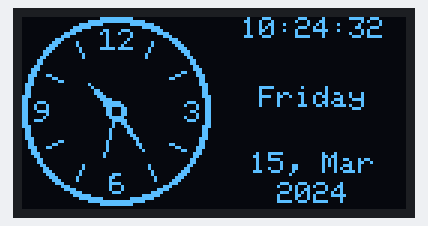
A sketch run on a simulated Arduino Uno, built with avr-gcc and run on an emulated ATmega328P. On the bench: 128×64 one-colour display. The display library's start-up logo is not drawn; the local clock reads 2024-03-15 10:24:30 at power-on unless the sketch sets it.

Above: at 2.1 s.
At 6.1 s:
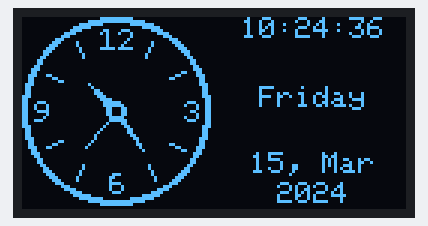
At 11.1 s:
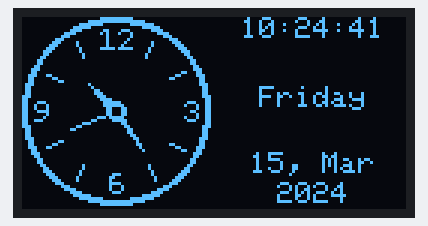
At 20.1 s:
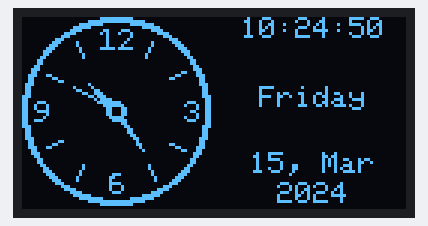
At 29.1 s:
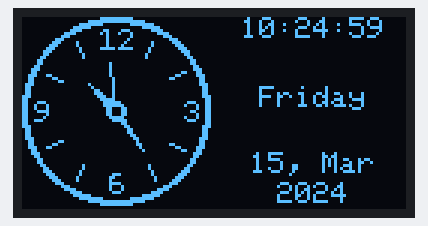
At 38.1 s:
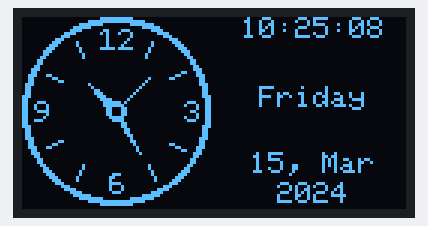

Measured:
- what the display in image 0 shows lasts 1.0 s, from 2.1 s to 3.1 s

The sketch:

OLED_Digital_And_Analog_Clock_And_Date.ino
```cpp
//>>>>>>>>>>>>>>>>>>>>>>>>>>>>>>>>>>>>>>>>>>>>>>>>>>>>>>>>>>>>>>>>>>>>>>>>>>>>>>>>>>>>>>>>> OLED Analog and Digital Clock and Date

//----------------------------------------Include Library
#include "RTClib.h"
#include <Adafruit_GFX.h>
#include <Adafruit_SSD1306.h>
//----------------------------------------

//----------------------------------------Initialize RTC_DS1307Initialize RTC_DS1307
RTC_DS1307 rtc;
//----------------------------------------

//----------------------------------------OLED size configuration in Pixels
#define SCREEN_WIDTH 128 //--> OLED display width, in pixels
#define SCREEN_HEIGHT 64 //--> OLED display height, in pixels
//----------------------------------------

//----------------------------------------Declaration for an SSD1306 display connected to I2C (SDA, SCL pins)
#define OLED_RESET     -1 // Reset pin # (or -1 if sharing Arduino reset pin)
Adafruit_SSD1306 display(SCREEN_WIDTH, SCREEN_HEIGHT, &Wire, OLED_RESET);
//----------------------------------------

//----------------------------------------Variables for Time and Date
byte _day, _month, _hour24, _hour12, _minute, _second, _dtw;
int _year;
byte hr24;
char st[2];
char _nameoftheDay[9];
char _monthsName[3];

const char daysOfTheWeek_0[] PROGMEM = "Sunday";
const char daysOfTheWeek_1[] PROGMEM = "Monday";
const char daysOfTheWeek_2[] PROGMEM = "Tuesday";
const char daysOfTheWeek_3[] PROGMEM = "Wednesday";
const char daysOfTheWeek_4[] PROGMEM = "Thursday";
const char daysOfTheWeek_5[] PROGMEM = "Friday";
const char daysOfTheWeek_6[] PROGMEM = "Saturday";

const char* const daysOfTheWeek_table[] PROGMEM = {daysOfTheWeek_0, daysOfTheWeek_1, daysOfTheWeek_2, daysOfTheWeek_3, daysOfTheWeek_4, daysOfTheWeek_5, daysOfTheWeek_6};

const char months_name_0[] PROGMEM = "Jan";
const char months_name_1[] PROGMEM = "Feb";
const char months_name_2[] PROGMEM = "Mar";
const char months_name_3[] PROGMEM = "Apr";
const char months_name_4[] PROGMEM = "May";
const char months_name_5[] PROGMEM = "Jun";
const char months_name_6[] PROGMEM = "Jul";
const char months_name_7[] PROGMEM = "Aug";
const char months_name_8[] PROGMEM = "Sep";
const char months_name_9[] PROGMEM = "Oct";
const char months_name_10[] PROGMEM = "Nov";
const char months_name_11[] PROGMEM = "Dec";

const char* const months_name_table[] PROGMEM = {months_name_0, months_name_1, months_name_2, months_name_3,
                                                 months_name_4, months_name_5, months_name_6, months_name_7,
                                                 months_name_8, months_name_9, months_name_10, months_name_11,};
//----------------------------------------

//----------------------------------------Variables for the x and y axis midpoint values of the Analog Clock
byte clockCenterX=31;
byte clockCenterY=31;
//----------------------------------------

//----------------------------------------Variable for Analog Clock Frames
// 'Clock', 63x63px
const unsigned char Clock_Frame [] PROGMEM = {
  0x00, 0x00, 0x00, 0x3f, 0xf8, 0x00, 0x00, 0x00, 0x00, 0x00, 0x03, 0xff, 0xff, 0x80, 0x00, 0x00,
  0x00, 0x00, 0x1f, 0xe0, 0x0f, 0xf0, 0x00, 0x00, 0x00, 0x00, 0x7e, 0x00, 0x00, 0xfc, 0x00, 0x00,
  0x00, 0x00, 0xf0, 0x18, 0x70, 0x1e, 0x00, 0x00, 0x00, 0x03, 0xc0, 0x28, 0x88, 0x07, 0x80, 0x00,
  0x00, 0x07, 0x00, 0x08, 0x08, 0x01, 0xc0, 0x00, 0x00, 0x1c, 0x00, 0x08, 0x10, 0x00, 0x70, 0x00,
  0x00, 0x38, 0x20, 0x08, 0x20, 0x10, 0x38, 0x00, 0x00, 0x70, 0x20, 0x08, 0x40, 0x10, 0x1c, 0x00,
  0x00, 0xe0, 0x10, 0x3e, 0xf8, 0x20, 0x0e, 0x00, 0x01, 0xc0, 0x10, 0x00, 0x00, 0x20, 0x07, 0x00,
  0x01, 0x80, 0x08, 0x00, 0x00, 0x40, 0x03, 0x00, 0x03, 0x00, 0x08, 0x00, 0x00, 0x40, 0x01, 0x80,
  0x06, 0x00, 0x00, 0x00, 0x00, 0x00, 0x00, 0xc0, 0x06, 0x00, 0x00, 0x00, 0x00, 0x00, 0x00, 0xc0,
  0x0c, 0x00, 0x00, 0x00, 0x00, 0x00, 0x00, 0x60, 0x1c, 0x00, 0x00, 0x00, 0x00, 0x00, 0x00, 0x70,
  0x18, 0x00, 0x00, 0x00, 0x00, 0x00, 0x06, 0x30, 0x38, 0xc0, 0x00, 0x00, 0x00, 0x00, 0x18, 0x38,
  0x30, 0x30, 0x00, 0x00, 0x00, 0x00, 0x60, 0x18, 0x30, 0x0c, 0x00, 0x00, 0x00, 0x00, 0x00, 0x18,
  0x70, 0x00, 0x00, 0x00, 0x00, 0x00, 0x00, 0x1c, 0x60, 0x00, 0x00, 0x00, 0x00, 0x00, 0x00, 0x0c,
  0x60, 0x00, 0x00, 0x00, 0x00, 0x00, 0x00, 0x0c, 0x60, 0x00, 0x00, 0x00, 0x00, 0x00, 0x00, 0x0c,
  0xe0, 0x00, 0x00, 0x00, 0x00, 0x00, 0x00, 0x0e, 0xc0, 0x00, 0x00, 0x00, 0x00, 0x00, 0x00, 0x06,
  0xc7, 0x00, 0x00, 0x03, 0x80, 0x00, 0x01, 0xc6, 0xc8, 0x80, 0x00, 0x07, 0xc0, 0x00, 0x02, 0x26,
  0xc8, 0x80, 0x00, 0x0c, 0x60, 0x00, 0x00, 0x26, 0xc7, 0x80, 0x00, 0x0c, 0x60, 0x00, 0x00, 0xc6,
  0xc0, 0x80, 0x00, 0x0c, 0x60, 0x00, 0x00, 0x26, 0xc1, 0x00, 0x00, 0x07, 0xc0, 0x00, 0x02, 0x26,
  0xce, 0x00, 0x00, 0x03, 0x80, 0x00, 0x01, 0xc6, 0xc0, 0x00, 0x00, 0x00, 0x00, 0x00, 0x00, 0x06,
  0xe0, 0x00, 0x00, 0x00, 0x00, 0x00, 0x00, 0x0e, 0x60, 0x00, 0x00, 0x00, 0x00, 0x00, 0x00, 0x0c,
  0x60, 0x00, 0x00, 0x00, 0x00, 0x00, 0x00, 0x0c, 0x60, 0x00, 0x00, 0x00, 0x00, 0x00, 0x00, 0x0c,
  0x70, 0x00, 0x00, 0x00, 0x00, 0x00, 0x00, 0x1c, 0x30, 0x0c, 0x00, 0x00, 0x00, 0x00, 0x00, 0x18,
  0x30, 0x30, 0x00, 0x00, 0x00, 0x00, 0x60, 0x18, 0x38, 0xc0, 0x00, 0x00, 0x00, 0x00, 0x18, 0x38,
  0x18, 0x00, 0x00, 0x00, 0x00, 0x00, 0x06, 0x30, 0x1c, 0x00, 0x00, 0x00, 0x00, 0x00, 0x00, 0x70,
  0x0c, 0x00, 0x00, 0x00, 0x00, 0x00, 0x00, 0x60, 0x06, 0x00, 0x00, 0x00, 0x00, 0x00, 0x00, 0xc0,
  0x06, 0x00, 0x00, 0x00, 0x00, 0x00, 0x00, 0xc0, 0x03, 0x00, 0x08, 0x00, 0x00, 0x20, 0x01, 0x80,
  0x01, 0x80, 0x08, 0x00, 0x00, 0x20, 0x03, 0x00, 0x01, 0xc0, 0x10, 0x00, 0x00, 0x10, 0x07, 0x00,
  0x00, 0xe0, 0x10, 0x03, 0x80, 0x10, 0x0e, 0x00, 0x00, 0x70, 0x20, 0x06, 0x00, 0x08, 0x1c, 0x00,
  0x00, 0x38, 0x20, 0x04, 0x00, 0x08, 0x38, 0x00, 0x00, 0x1c, 0x00, 0x07, 0x80, 0x00, 0x70, 0x00,
  0x00, 0x07, 0x00, 0x04, 0x40, 0x01, 0xc0, 0x00, 0x00, 0x03, 0xc0, 0x04, 0x40, 0x07, 0x80, 0x00,
  0x00, 0x00, 0xf0, 0x03, 0x80, 0x1e, 0x00, 0x00, 0x00, 0x00, 0x7e, 0x00, 0x00, 0xfc, 0x00, 0x00,
  0x00, 0x00, 0x1f, 0xe0, 0x0f, 0xf0, 0x00, 0x00, 0x00, 0x00, 0x03, 0xff, 0xff, 0x80, 0x00, 0x00,
  0x00, 0x00, 0x00, 0x3f, 0xf8, 0x00, 0x00, 0x00
};
//----------------------------------------

//----------------------------------------Variables for Millis to update Time and Date. Also for the Alarm interval
unsigned long previousMillisGetTimeDate = 0; //--> will store last time was updated
const long intervalGetTimeDate = 1000; //--> interval (milliseconds)
//----------------------------------------

//________________________________________________________________________void setup()
void setup() {
  Serial.begin(9600);
  delay(1000);

  if (! rtc.begin()) {
    Serial.println("Couldn't find RTC");
    while (1);
  }

  if (! rtc.isrunning()) {
    Serial.println("RTC is NOT running!");
    // following line sets the RTC to the date & time this sketch was compiled (Set the time and date based on your computer time and date)
    // rtc.adjust(DateTime(F(__DATE__), F(__TIME__))); //-> If that doesn't work, use this line of code outside of "if (! rtc.isrunning())"
    // This line sets the RTC with an explicit date & time, for example to set
    // January 21, 2014 at 3am you would call:
    // rtc.adjust(DateTime(2014, 1, 21, 3, 0, 0));
  }
  // following line sets the RTC to the date & time this sketch was compiled (Set the time and date based on your computer time and date)
  // rtc.adjust(DateTime(F(__DATE__), F(__TIME__))); //-> Use this line of code if it doesn't work in "if (! rtc.isrunning())"
  // rtc.adjust(DateTime(2020, 12, 2, 22, 23, 0));
  // If the time and date are successfully set, then deactivate the code line (make the code a comment), then re-upload the code.
  // if not done then the time and date will return to the beginning when it was set when arduino is reset or restarted.

  //----------------------------------------SSD1306_SWITCHCAPVCC = generate display voltage from 3.3V internally
  // Address 0x3C for 128x32 and Address 0x3D for 128x64.
  // But on my 128x64 module the 0x3D address doesn't work. What works is the 0x3C address.
  // So please try which address works on your module.
  if(!display.begin(SSD1306_SWITCHCAPVCC, 0x3C)) {
    Serial.println(F("SSD1306 allocation failed"));
    for(;;); //--> Don't proceed, loop forever
  }
  //----------------------------------------

  //----------------------------------------Show initial display buffer contents on the screen
  // the library initializes this with an Adafruit splash screen.
  // Show the display buffer on the screen(Update screen). You MUST call display() after
  // drawing commands to make them visible on screen!
  display.display();
  delay(1000);
  //----------------------------------------
}
//________________________________________________________________________

//________________________________________________________________________void loop()
void loop() {
  //++++++++++++++++++++++++++++++++++++++++++++++++++++++++ To update the Time and Date
  unsigned long currentMillisGetTimeDate = millis();
  if (currentMillisGetTimeDate - previousMillisGetTimeDate >= intervalGetTimeDate) {
    // save the last time you blinked the LED
    previousMillisGetTimeDate = currentMillisGetTimeDate;

    GetDateTime();

    display.clearDisplay();

    Draw_Clock_Frame();
    Analog_Clock(_hour12,_minute,_second);
    Digital_Clock_and_Date(_hour24, _minute, _second, _dtw, _day, _month ,_year);

    display.display();
  }
  //++++++++++++++++++++++++++++++++++++++++++++++++++++++++
}
//________________________________________________________________________

//________________________________________________________________________Subroutine to retrieve or update the time and date from DS1307 RTC
void GetDateTime(){
  DateTime now = rtc.now();
  _day=now.day();
  _month=now.month();
  _year=now.year();
  _hour24=now.hour();
  _minute=now.minute();
  _second=now.second();
  _dtw=now.dayOfTheWeek();

  hr24=_hour24;
  if (hr24>12) {
    _hour12=hr24-12;
  }
  else if (hr24==0) {
    _hour12=12;
  }
  else {
    _hour12=hr24;
  }

  if (hr24<12) {
    strcpy(st, "AM");
  }
  else {
    strcpy(st, "PM");
  }
}
//________________________________________________________________________

//________________________________________________________________________Subroutine for drawing Analog Clock
void Analog_Clock(byte h, byte m, byte s) {
  Draw_Line_Seconds(s);
  Draw_Line_Minutes(m);
  Draw_Line_Hours(h,m);

  for (byte i = 30; i < 33; i++) {
    display.drawPixel(i, 30, SSD1306_BLACK);
    display.drawPixel(i, 31, SSD1306_BLACK);
    display.drawPixel(i, 32, SSD1306_BLACK);
  }
}
//________________________________________________________________________

//________________________________________________________________________Subroutines for drawing Seconds on an Analog Clock
void Draw_Line_Seconds(int s) {
  float angle = s * 6 ;
  angle = (angle / 57.29577951); //--> Convert degrees to radians

  // 16 is the length of the "second line" on the Analog Clock
  int xS = (clockCenterX + (sin(angle) * (16)));
  int yS = (clockCenterY - (cos(angle) * (16)));

  //----------------------------------------Special condition at the 15th second, because at that second the line is not symmetrical
  if (s == 15) {
    display.drawLine(clockCenterX, clockCenterY, xS, yS + 1, WHITE);
  } else {
    display.drawLine(clockCenterX, clockCenterY, xS, yS, WHITE);
  }
  //----------------------------------------
}
//________________________________________________________________________

//________________________________________________________________________Subroutine for drawing Minutes on an Analog Clock
void Draw_Line_Minutes(int m) {
  float angle = m * 6 ;
  angle = (angle / 57.29577951) ; //Convert degrees to radians

  // 17 is the length of the "minute line" on the Analog Clock
  int xM = (clockCenterX + (sin(angle) * (17)));
  int yM = (clockCenterY - (cos(angle) * (17)));

  //----------------------------------------Special condition at minute 15, because at that minute the line is not symmetrical
  if (m == 15) {
    display.drawLine(clockCenterX, clockCenterY - 1, xM, yM + 1, WHITE);
    display.drawLine(clockCenterX - 1, clockCenterY, xM, yM + 1, WHITE);
    display.drawLine(clockCenterX, clockCenterY, xM, yM + 1, WHITE);
    display.drawLine(clockCenterX + 1, clockCenterY, xM, yM + 1, WHITE);
    display.drawLine(clockCenterX, clockCenterY + 1, xM, yM + 1, WHITE);
  } else {
    display.drawLine(clockCenterX, clockCenterY - 1, xM, yM, WHITE);
    display.drawLine(clockCenterX - 1, clockCenterY, xM, yM, WHITE);
    display.drawLine(clockCenterX, clockCenterY, xM, yM, WHITE);
    display.drawLine(clockCenterX + 1, clockCenterY, xM, yM, WHITE);
    display.drawLine(clockCenterX, clockCenterY + 1, xM, yM, WHITE);
  }
  //----------------------------------------
}
//________________________________________________________________________

//________________________________________________________________________Subroutine for drawing Hour on an Analog Clock
void Draw_Line_Hours(int h, int m) {
  float angle = h * 30 + int((m / 12) * 6);
  angle = (angle / 57.29577951) ; //Convert degrees to radians

  // 12 is the length of the "hour line" on the Analog Clock
  int xH = (clockCenterX + (sin(angle) * (12)));
  int yH = (clockCenterY - (cos(angle) * (12)));

  //----------------------------------------Special condition at 12 o'clock, because at that hour the line is not symmetrical
  if (h == 12 && m < 12) {
    display.drawLine(clockCenterX, clockCenterY - 2, xH + 1, yH, WHITE);
    display.drawLine(clockCenterX - 2, clockCenterY, xH + 1, yH, WHITE);
    display.drawLine(clockCenterX, clockCenterY - 1, xH + 1, yH, WHITE);
    display.drawLine(clockCenterX - 1, clockCenterY, xH + 1, yH, WHITE);
    display.drawLine(clockCenterX, clockCenterY, xH + 1, yH, WHITE);
    display.drawLine(clockCenterX + 1 ,clockCenterY, xH + 1, yH, WHITE);
    display.drawLine(clockCenterX, clockCenterY + 1, xH + 1, yH, WHITE);
    display.drawLine(clockCenterX + 2, clockCenterY, xH + 1, yH ,WHITE);
    display.drawLine(clockCenterX, clockCenterY + 2, xH + 1, yH, WHITE);
  } else {
    display.drawLine(clockCenterX, clockCenterY - 2, xH, yH, WHITE);
    display.drawLine(clockCenterX - 2, clockCenterY, xH, yH, WHITE);
    display.drawLine(clockCenterX, clockCenterY - 1, xH, yH, WHITE);
    display.drawLine(clockCenterX - 1, clockCenterY, xH, yH, WHITE);
    display.drawLine(clockCenterX, clockCenterY, xH, yH, WHITE);
    display.drawLine(clockCenterX + 1 ,clockCenterY, xH, yH, WHITE);
    display.drawLine(clockCenterX, clockCenterY + 1, xH, yH, WHITE);
    display.drawLine(clockCenterX + 2, clockCenterY, xH, yH ,WHITE);
    display.drawLine(clockCenterX, clockCenterY + 2, xH, yH, WHITE);
  }
  //----------------------------------------
}
//________________________________________________________________________

//________________________________________________________________________Subroutine for drawing frames on an analog clock
void Draw_Clock_Frame() {
  display.drawBitmap(0, 0, Clock_Frame, 63, 63, WHITE); //--> display.drawBitmap(x position, y position, bitmap data, bitmap width, bitmap height, color)
}
//________________________________________________________________________

//________________________________________________________________________Subroutines for displaying Digital Clock and Date
void Digital_Clock_and_Date(byte h, byte m, byte s, byte dtw, byte dy, byte mt, int yr) {
  display.setTextSize(1);
  display.setTextColor(WHITE);

  //----------------------------------------To display Digital Clock
  display.setCursor(73, 0);
  if (h < 10) {
    display.print("0");
    display.print(h);
  } else {
    display.print(h);
  }
  display.print(":");
  if (m < 10) {
    display.print("0");
    display.print(m);
  } else {
    display.print(m);
  }
  display.print(":");
  if (s < 10) {
    display.print("0");
    display.print(s);
  } else {
    display.print(s);
  }
  //----------------------------------------

  //----------------------------------------To display Day Name
  strcpy_P(_nameoftheDay,(char*)pgm_read_word(&(daysOfTheWeek_table[dtw])));
  byte display_center_area = (127 - 65) / 2;
  byte center_text = (strlen(_nameoftheDay) * 6) / 2;
  byte x_text = 66 + (display_center_area - center_text);
  display.setCursor(x_text, 23); //--> (x position, y position)
  display.println(_nameoftheDay);
  //----------------------------------------

  //----------------------------------------To display the Date
  strcpy_P(_monthsName,(char*)pgm_read_word(&(months_name_table[mt-1])));
  display.setCursor(76, 45); //--> (x position, y position)
  if (dy < 10) {
    display.print("0");
    display.print(dy);
  } else {
    display.print(dy);
  }
  display.print(", ");
  display.print(_monthsName);
  display.setCursor(85, 55);
  display.print(yr);
  //----------------------------------------
}
//________________________________________________________________________

//<<<<<<<<<<<<<<<<<<<<<<<<<<<<<<<<<<<<<<<<<<<<<<<<<<<<<<<<<<<<<<<<<<<<<<<<<<<<<<<<<<<<<<<<<
```
